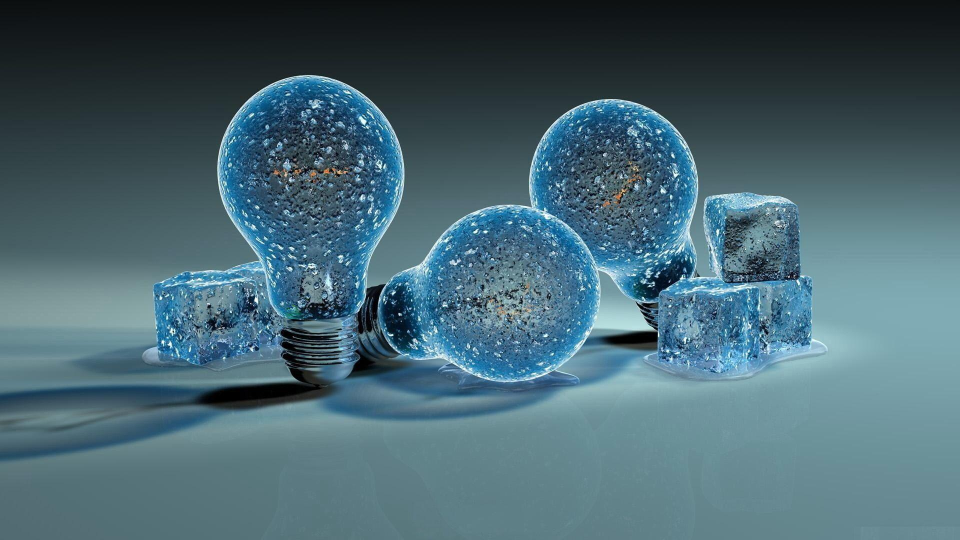
#> input picture images/wallpaper2.jpg, 1920 x 1080 px (shown at 1/2 size)
$ python edgeDetection.py
#> lines starting #> are read from the running program, lines starting #| are printed output that depends on the picture; after the words box and inside, x2 and y2 are one past the last pixel; in counts of white or black regions, pixels touching at a corner belong together
import cv2 as cv
import numpy as np

img = cv.imread('images/wallpaper2.jpg')
#> img is the input picture: shape (1080, 1920, 3); mean B, G, R 113, 102, 72.3
img = cv.resize(img, (1000, 500), interpolation=cv.INTER_AREA)
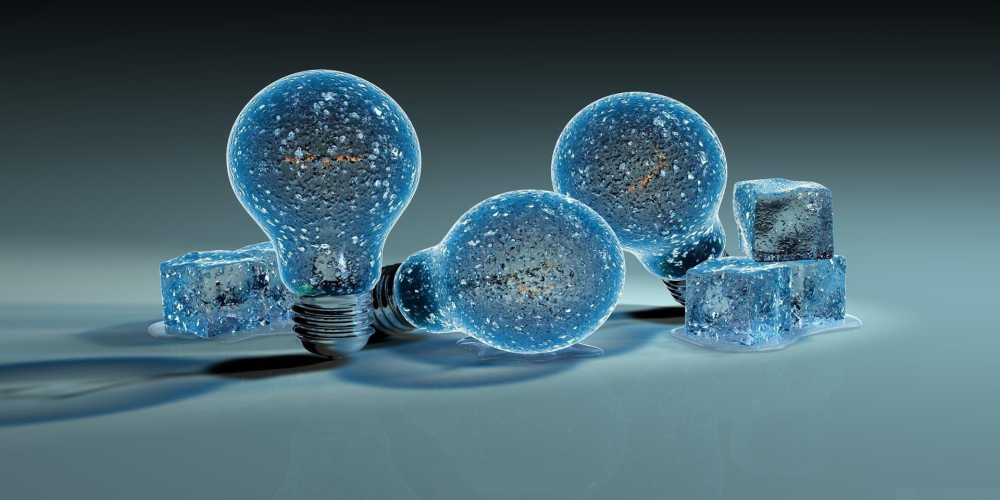
#> img: shape (500, 1000, 3); mean B, G, R 113, 102, 72.3
cv.imshow('image', img)

gray = cv.cvtColor(img, cv.COLOR_BGR2GRAY)
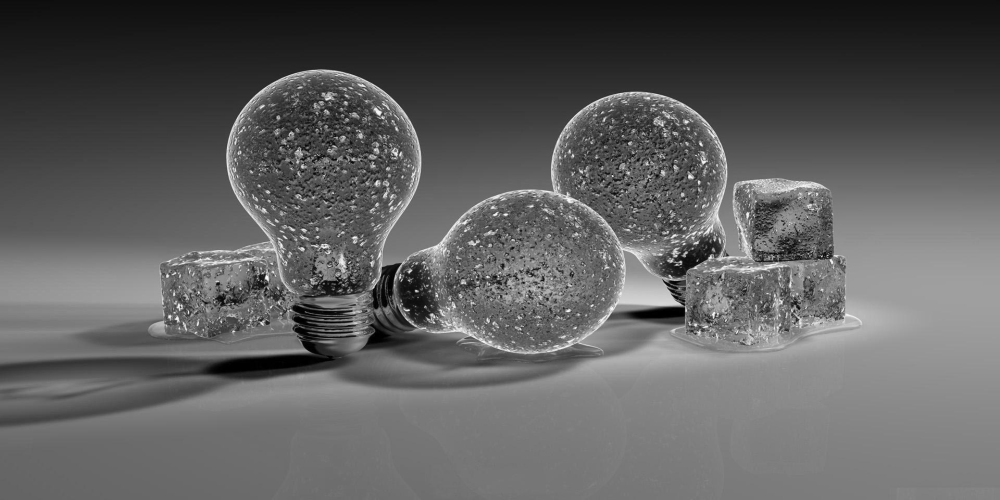
#> gray: shape (500, 1000); min 0, max 250, mean 94.4
cv.imshow('gray', gray)

# Laplacian
laplacian = cv.Laplacian(gray, cv.CV_64F)
laplacian = np.uint8(np.absolute(laplacian))
cv.imshow('laplacian', laplacian)

# Sobel
sobelX = cv.Sobel(gray, cv.CV_64F, 1, 0)
sobelY = cv.Sobel(gray, cv.CV_64F, 0, 1)
combinedSobel = cv.bitwise_or(sobelX, sobelY)
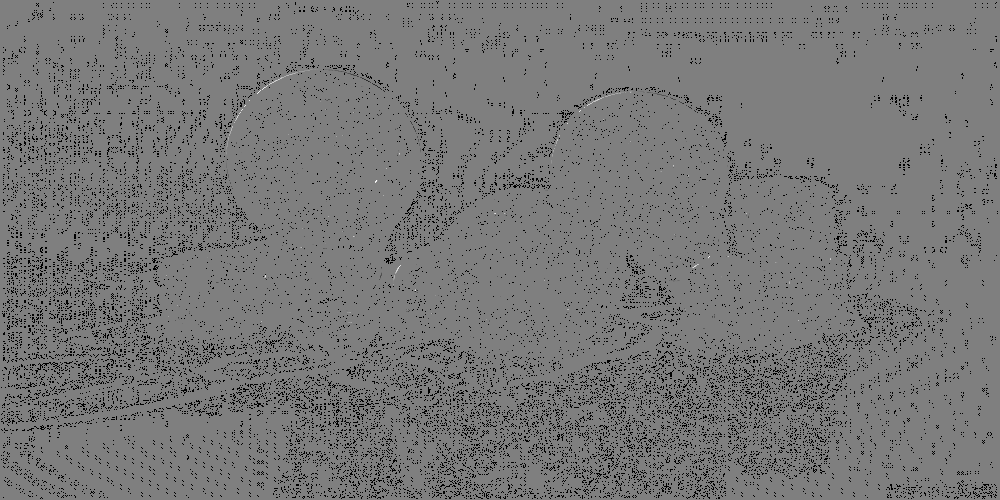
#> combinedSobel: shape (500, 1000) float64; 6.24% of the values are NaN or infinite; the others: min -130944, max 130944, mean -39.42; drawn with min black, max white, NaN and infinite black

cv.imshow('sobelX', sobelX)
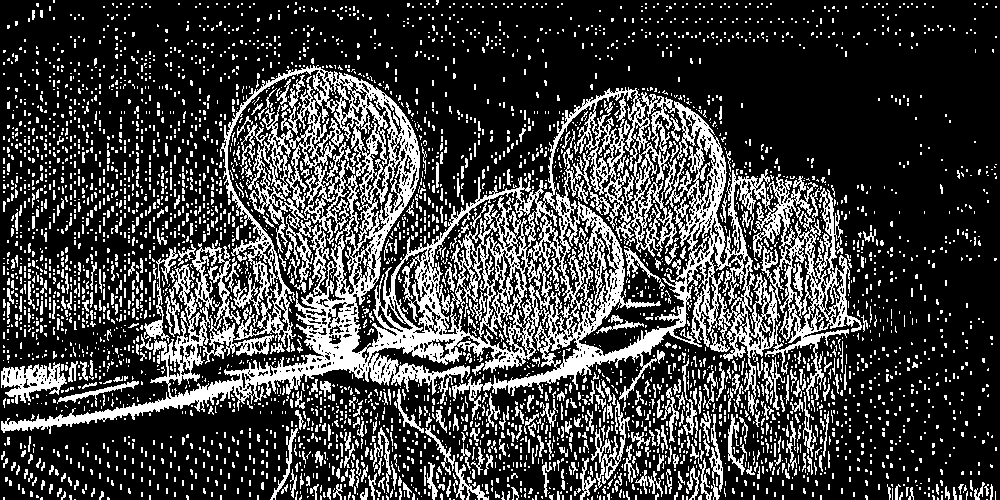
#> window 'sobelX': shape (500, 1000); 25.7% white in thin lines or dots
cv.imshow('sobelY', sobelY)
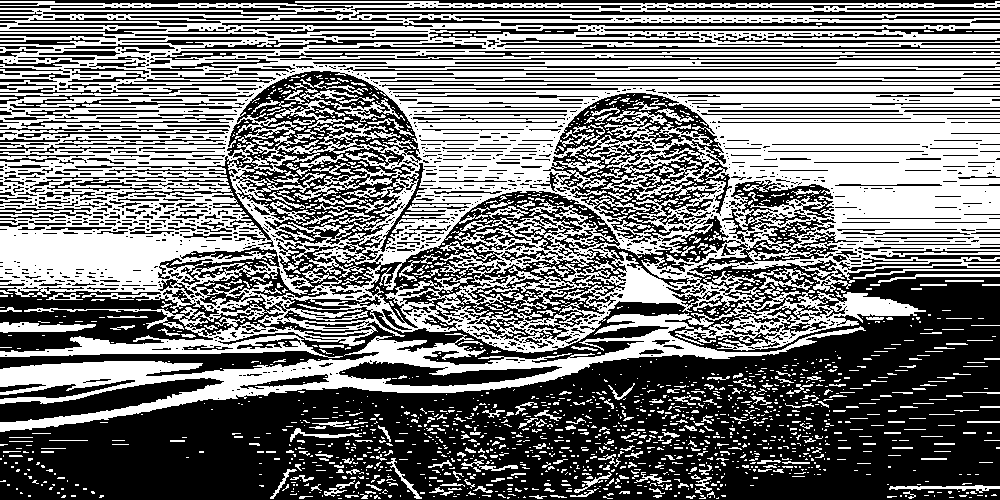
#> window 'sobelY': shape (500, 1000); 47% white; 1884 white regions (1582 under 20 px), largest, box (x1, y1, x2, y2) and area: (0, 1, 1000, 432) 209282, (0, 322, 96, 333) 697, (752, 268, 814, 290) 471
cv.imshow('combinedSobel', combinedSobel)
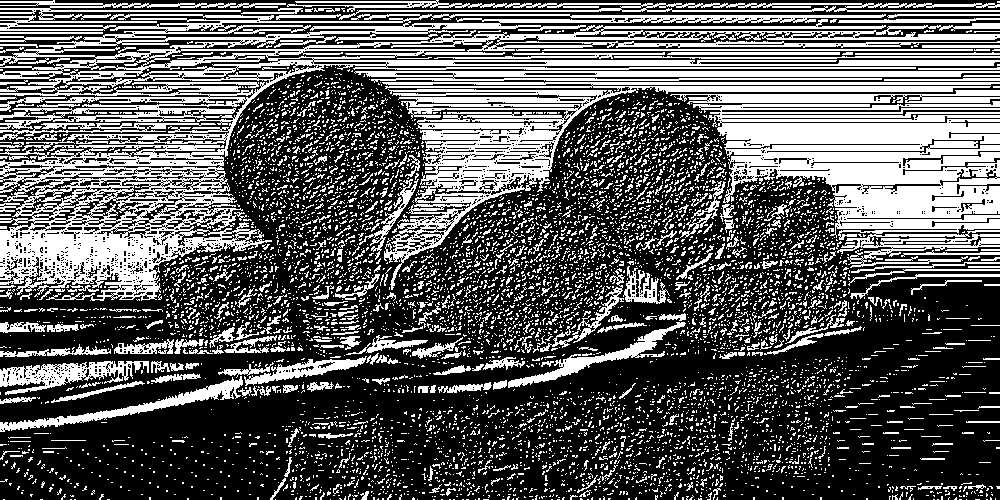
#> window 'combinedSobel': shape (500, 1000); 36% white; 6938 white regions (6472 under 20 px), largest, box (x1, y1, x2, y2) and area: (0, 14, 1000, 301) 53451, (693, 101, 1000, 268) 27229, (382, 82, 1000, 290) 17472

canny = cv.Canny(gray, 150, 175)
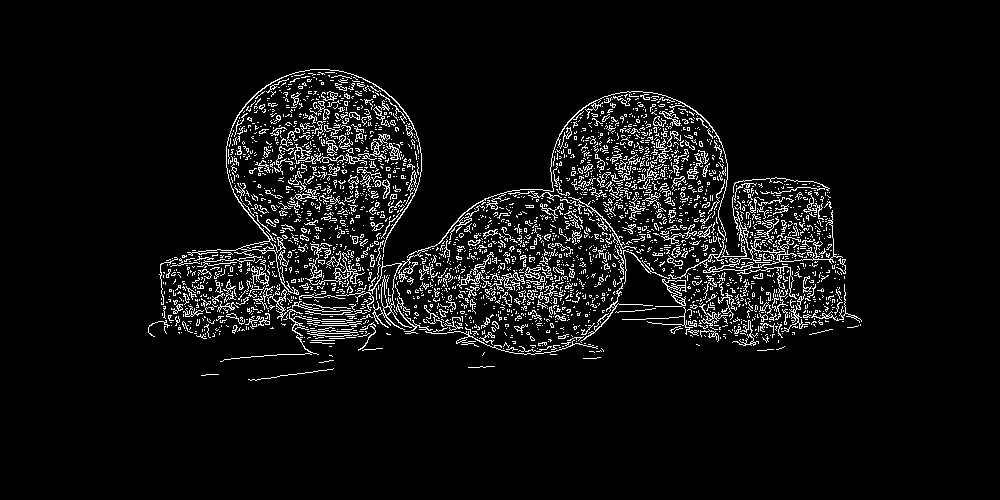
#> canny: shape (500, 1000); 6.3% white in thin lines or dots, all inside (x1, y1, x2, y2) = (148, 69, 862, 381)
cv.imshow('canny',canny)

cv.waitKey(0)

$ run again, with images/wallpaper3.jpg copied over images/wallpaper2.jpg
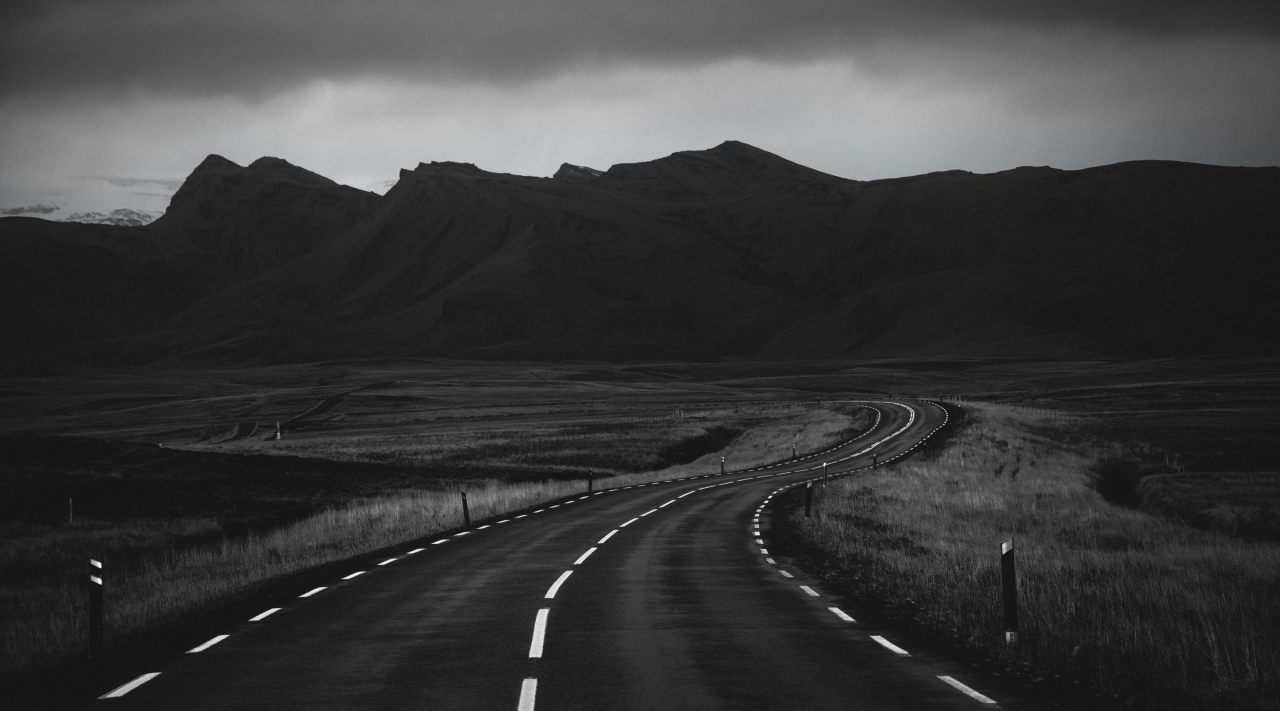
#> input picture images/wallpaper3.jpg, 3840 x 2131 px (shown at 1/3 size)
#> img is the input picture: shape (2131, 3840, 3); mean B, G, R 59.6, 59.4, 59.2
#> img: shape (500, 1000, 3)
#> `cv.imshow('sobelX', sobelX)`:
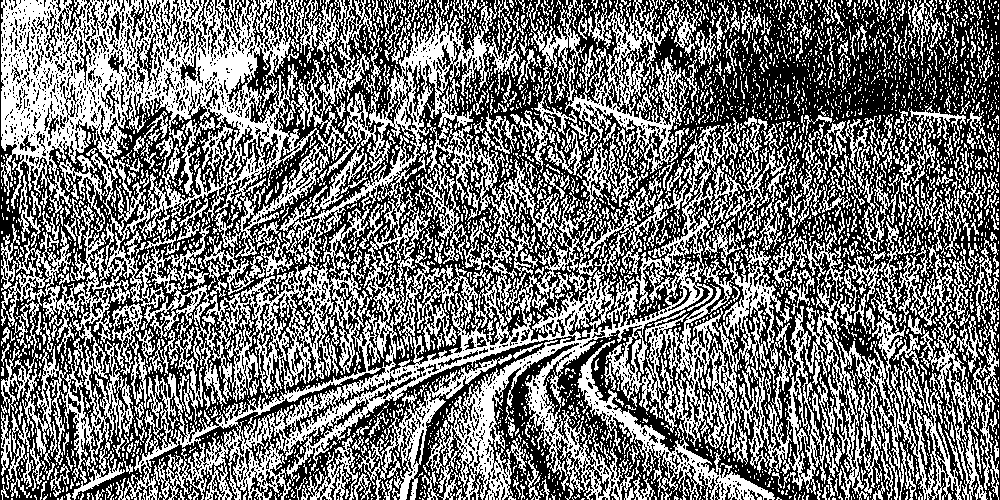
#> window 'sobelX': shape (500, 1000); 45.9% white in thin lines or dots
#> `canny = cv.Canny(gray, 150, 175)`:
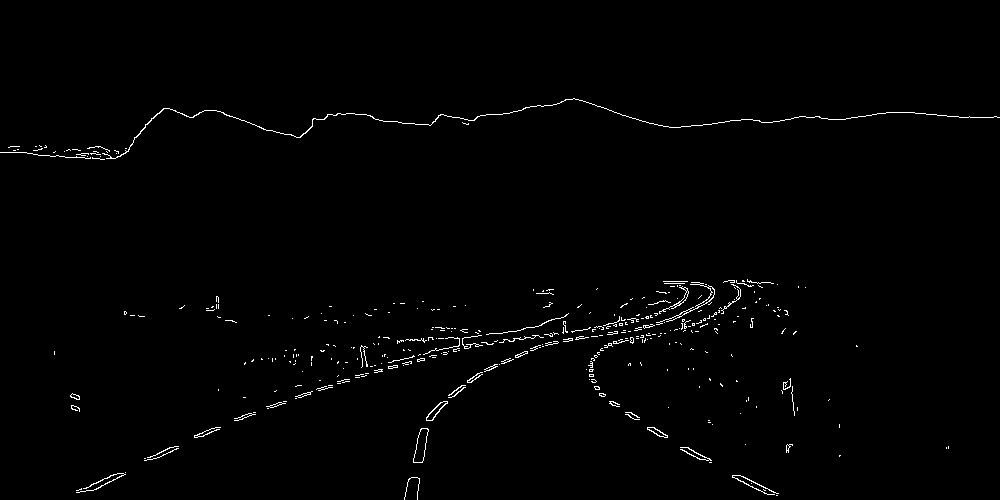
#> canny: shape (500, 1000); 1% white in thin lines or dots, all inside (x1, y1, x2, y2) = (0, 98, 1000, 500)
